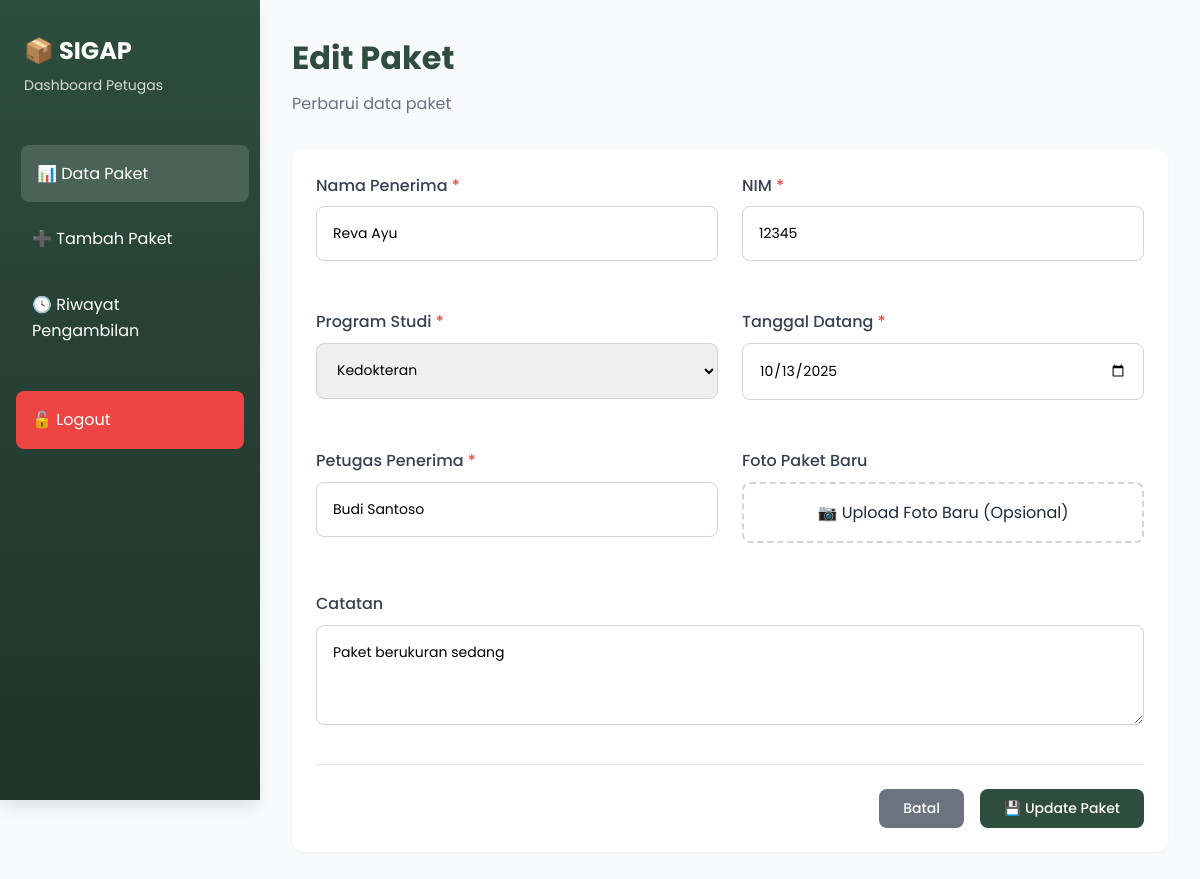
The app's page /views/petugas/edit-paket.php?id=1 (signed in) with its own data.
### tables this page shows
CREATE TABLE IF NOT EXISTS packages (
    id INT AUTO_INCREMENT PRIMARY KEY,
    nama_penerima VARCHAR(100) NOT NULL,
    nim VARCHAR(20) NOT NULL,
    prodi_id INT NOT NULL,
    tanggal_datang DATE NOT NULL,
    petugas_penerima VARCHAR(100) NOT NULL,
    foto_paket VARCHAR(255),
    catatan TEXT,
    status ENUM('Belum Diambil', 'Sudah Diambil') DEFAULT 'Belum Diambil',
    tanggal_diambil DATETIME NULL,
    foto_serah_terima VARCHAR(255) NULL,
    petugas_serah_terima INT NULL,
    created_at TIMESTAMP DEFAULT CURRENT_TIMESTAMP,
    updated_at TIMESTAMP DEFAULT CURRENT_TIMESTAMP ON UPDATE CURRENT_TIMESTAMP,
    FOREIGN KEY (prodi_id) REFERENCES program_studi(id),
    FOREIGN KEY (petugas_serah_terima) REFERENCES users(id),
    INDEX idx_nim (nim),
    INDEX idx_nama_penerima (nama_penerima),
    INDEX idx_status (status),
    INDEX idx_tanggal_datang (tanggal_datang)
);

CREATE TABLE IF NOT EXISTS program_studi (
    id INT AUTO_INCREMENT PRIMARY KEY,
    nama_prodi VARCHAR(100) NOT NULL,
    created_at TIMESTAMP DEFAULT CURRENT_TIMESTAMP
);

### config/config.php (called while the page is built, shortened)
<?php
spl_autoload_register(function ($class_name) {
    $directories = [
        ROOT_PATH . 'models/',
        ROOT_PATH . 'controllers/',
    ];
    foreach ($directories as $directory) {
        $file = $directory . $class_name . '.php';
        if (file_exists($file)) {
            return;
        }
    }
});
require_once ROOT_PATH . 'config/database.php';

### config/database.php (called while the page is built, shortened)
<?php
class Database {
    private $host = DB_HOST;
    private $user = DB_USER;
    private $pass = DB_PASS;
    private $dbname = DB_NAME;
    private $conn;
    private function connect() {
        $this->conn = new mysqli($this->host, $this->user, $this->pass, $this->dbname);
        $this->conn->set_charset("utf8mb4");
    }
    public function getConnection() {
        return $this->conn;
    }
    public function query($sql, $params = []) {
        $stmt = $this->conn->prepare($sql);
        if (!empty($params)) {
            $types = '';
            $values = [];
            foreach ($params as $param) {
                if (is_int($param)) {
                    $types .= 'i';
                } elseif (is_double($param)) {
                    $types .= 'd';
                } else {
                    $types .= 's';
                }
                $values[] = $param;
            }
            $stmt->bind_param($types, ...$values);
        }
        $stmt->execute();
        return $stmt;
    }
    public function fetchAll($sql, $params = []) {
        $stmt = $this->query($sql, $params);
        $result = $stmt->get_result();
        $data = [];
        while ($row = $result->fetch_assoc()) {
            $data[] = $row;
        }
        return $data;
    }
    public function fetchOne($sql, $params = []) {
        $stmt = $this->query($sql, $params);
        $result = $stmt->get_result();
        $data = $result->fetch_assoc();
        return $data;
    }
}

### models/Package.php (called while the page is built, shortened)
<?php
class Package {
    private $db;
    public function __construct() {
        $this->db = new Database();
    }
    public function getPackageById($id) {
        $sql = "SELECT p.*, ps.nama_prodi,
                u.full_name as petugas_nama
                FROM packages p
                LEFT JOIN program_studi ps ON p.prodi_id = ps.id
                LEFT JOIN users u ON p.petugas_serah_terima = u.id
                WHERE p.id = ?";
        return $this->db->fetchOne($sql, [$id]);
    }
}

### models/ProgramStudi.php (called while the page is built, shortened)
<?php
class ProgramStudi {
    private $db;
    public function __construct() {
        $this->db = new Database();
    }
    public function getAllProdi() {
        $sql = "SELECT * FROM program_studi ORDER BY nama_prodi ASC";
        return $this->db->fetchAll($sql);
    }
}

### views/petugas/edit-paket.php (the view, shortened to what this page needs)
<?php
require_once __DIR__ . '/../../config/config.php';
$packageModel = new Package();
$prodiModel = new ProgramStudi();
$id = $_GET['id'] ?? 0;
$package = $packageModel->getPackageById($id);
$allProdi = $prodiModel->getAllProdi();
?>
<!DOCTYPE html>
<html lang="id">
<head>
    <link rel="stylesheet" href="../../assets/css/style.css">
</head>
<body>
    <aside class="sidebar">
        <div class="sidebar-brand">
            <h2>📦 SIGAP</h2>
            <p>Dashboard Petugas</p>
        </div>
        <ul class="sidebar-menu">
            <li class="sidebar-menu-item">
                <a href="dashboard.php" class="active">📊 Data Paket</a>
            </li>
            <li class="sidebar-menu-item">
                <a href="tambah-paket.php">➕ Tambah Paket</a>
            </li>
            <li class="sidebar-menu-item">
                <a href="riwayat.php">🕓 Riwayat Pengambilan</a>
            </li>
            <li class="sidebar-menu-item logout">
                <a href="../../controllers/AuthController.php?action=logout">🔓 Logout</a>
            </li>
        </ul>
    </aside>
    <div class="main-wrapper">
        <div class="main-content">
            <div class="page-header">
                <h1>Edit Paket</h1>
                <p>Perbarui data paket</p>
            </div>
            <div class="card">
                <form method="POST" enctype="multipart/form-data">
                    <div style="display: grid; grid-template-columns: repeat(2, 1fr); gap: 1.5rem;">
                        <div class="form-group">
                            <label class="form-label required">Nama Penerima</label>
                            <input type="text" name="nama_penerima" class="form-control" value="<?= htmlspecialchars($package['nama_penerima']) ?>" required>
                        </div>
                        <div class="form-group">
                            <label class="form-label required">NIM</label>
                            <input type="text" name="nim" class="form-control" value="<?= htmlspecialchars($package['nim']) ?>" required>
                        </div>
                        <div class="form-group">
                            <label class="form-label required">Program Studi</label>
                            <select name="prodi_id" class="form-control" required>
                                <?php foreach ($allProdi as $prodi): ?>
                                    <option value="<?= $prodi['id'] ?>" <?= $prodi['id'] == $package['prodi_id'] ? 'selected' : '' ?>>
                                        <?= htmlspecialchars($prodi['nama_prodi']) ?>
                                    </option>
                                <?php endforeach; ?>
                            </select>
                        </div>
                        <div class="form-group">
                            <label class="form-label required">Tanggal Datang</label>
                            <input type="date" name="tanggal_datang" class="form-control" value="<?= $package['tanggal_datang'] ?>" required>
                        </div>
                        <div class="form-group">
                            <label class="form-label required">Petugas Penerima</label>
                            <input type="text" name="petugas_penerima" class="form-control" value="<?= htmlspecialchars($package['petugas_penerima']) ?>" required>
                        </div>
                        <div class="form-group">
                            <label class="form-label">Foto Paket Baru</label>
                            <label class="form-file-upload">
                                <span>📷 Upload Foto Baru (Opsional)</span>
                            </label>
                        </div>
                    </div>
                    <div class="form-group" style="margin-top: 1.5rem;">
                        <label class="form-label">Catatan</label>
                        <textarea name="catatan" class="form-control" rows="3"><?= htmlspecialchars($package['catatan'] ?? '') ?></textarea>
                    </div>
                    <div style="display: flex; gap: 1rem; justify-content: flex-end; margin-top: 2rem; padding-top: 1.5rem; border-top: 1px solid var(--gray-200);">
                        <a href="dashboard.php" class="btn btn-secondary">Batal</a>
                        <button type="submit" class="btn btn-primary">💾 Update Paket</button>
                    </div>
                </form>
            </div>
        </div>
    </div>
</body>
</html>

### assets/css/style.css (style rules this page uses)
:root { --primary-color: #2E4D3E; --primary-dark: #1E3329; --primary-light: #3E6D4E; --success-color: #10B981; --danger-color: #EF4444; --warning-color: #F59E0B; --info-color: #3B82F6; --white: #FFFFFF; --gray-50: #F9FAFB; --gray-100: #F3F4F6; --gray-200: #E5E7EB; --gray-300: #D1D5DB; --gray-400: #9CA3AF; --gray-500: #6B7280; --gray-600: #4B5563; --gray-700: #374151; --gray-800: #1F2937; --gray-900: #111827; --font-primary: 'Poppins', -apple-system, BlinkMacSystemFont, 'Segoe UI', sans-serif; --spacing-xs: 0.25rem; --spacing-sm: 0.5rem; --spacing-md: 1rem; --spacing-lg: 1.5rem; --spacing-xl: 2rem; --spacing-2xl: 3rem; --radius-sm: 0.25rem; --radius-md: 0.5rem; --radius-lg: 0.75rem; --radius-xl: 1rem; --shadow-sm: 0 1px 2px 0 rgba(0, 0, 0, 0.05); --shadow-md: 0 4px 6px -1px rgba(0, 0, 0, 0.1); --shadow-lg: 0 10px 15px -3px rgba(0, 0, 0, 0.1); --shadow-xl: 0 20px 25px -5px rgba(0, 0, 0, 0.1); }
* { margin: 0; padding: 0; box-sizing: border-box; }
body { font-family: var(--font-primary); background-color: var(--gray-50); color: var(--gray-800); line-height: 1.6; }
a { text-decoration: none; color: inherit; }
.sidebar { width: 260px; background: linear-gradient(180deg, var(--primary-color) 0%, var(--primary-dark) 100%); color: var(--white); min-height: 100vh; position: fixed; left: 0; top: 0; padding: var(--spacing-xl) 0; box-shadow: var(--shadow-lg); }
.sidebar-brand { padding: 0 var(--spacing-lg); margin-bottom: var(--spacing-2xl); }
.sidebar-brand h2 { font-size: 1.5rem; margin-bottom: var(--spacing-xs); }
.sidebar-brand p { font-size: 0.875rem; opacity: 0.8; }
.sidebar-menu { list-style: none; }
.sidebar-menu-item { margin: var(--spacing-sm) var(--spacing-md); }
.sidebar-menu-item a { display: flex; align-items: center; gap: var(--spacing-md); padding: var(--spacing-md); color: var(--white); border-radius: var(--radius-md); transition: all 0.3s; }
.sidebar-menu-item a:hover, .sidebar-menu-item a.active { background: rgba(255, 255, 255, 0.15); transform: translateX(5px); }
.sidebar-menu-item.logout a { background: var(--danger-color); margin-top: var(--spacing-xl); }
.main-wrapper { margin-left: 260px; min-height: 100vh; background: var(--gray-50); }
.main-content { padding: var(--spacing-xl); }
.card { background: var(--white); border-radius: var(--radius-lg); box-shadow: var(--shadow-sm); padding: var(--spacing-lg); margin-bottom: var(--spacing-lg); transition: all 0.3s; }
.btn { display: inline-flex; align-items: center; gap: var(--spacing-sm); padding: var(--spacing-sm) var(--spacing-lg); border: none; border-radius: var(--radius-md); font-family: var(--font-primary); font-size: 0.875rem; font-weight: 500; cursor: pointer; transition: all 0.3s; text-align: center; }
.btn-primary { background: var(--primary-color); color: var(--white); }
.btn-secondary { background: var(--gray-500); color: var(--white); }
.form-group { margin-bottom: var(--spacing-lg); }
.form-label { display: block; margin-bottom: var(--spacing-sm); font-weight: 500; color: var(--gray-700); }
.form-label.required::after { content: ' *'; color: var(--danger-color); }
.form-control { width: 100%; padding: var(--spacing-md); border: 1px solid var(--gray-300); border-radius: var(--radius-md); font-family: var(--font-primary); font-size: 0.875rem; transition: all 0.3s; }
.form-control::placeholder { color: var(--gray-400); }
select.form-control { cursor: pointer; }
textarea.form-control { resize: vertical; min-height: 100px; }
.form-file-upload { display: block; width: 100%; padding: var(--spacing-md); border: 2px dashed var(--gray-300); border-radius: var(--radius-md); text-align: center; cursor: pointer; transition: all 0.3s; }
.page-header { margin-bottom: var(--spacing-xl); }
.page-header h1 { font-size: 2rem; color: var(--primary-color); margin-bottom: var(--spacing-sm); }
.page-header p { color: var(--gray-500); }

### records on screen
packages: nama_penerima "Reva Ayu", nim "12345", prodi_id "Kedokteran", tanggal_datang "10/13/2025", petugas_penerima "Budi Santoso", catatan "Paket berukuran sedang"
